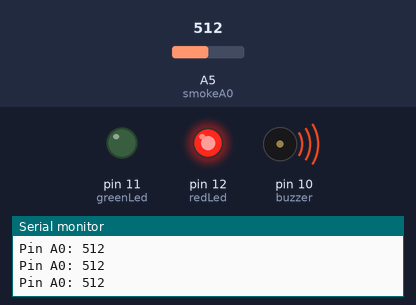
A sketch run on a simulated Arduino Mega 2560, built with avr-gcc and run on an emulated ATmega2560. Parts: output pins drawn as LEDs (lit = HIGH), buzzer (waves = sounding), the last lines printed to the serial monitor. Inputs (shaded band) come from the test bench; at power-on: A5 (smokeA0) = 512.

Above: at 1.2 s.
1.3 s: A5 (smokeA0) set to 315
4.3 s: A5 (smokeA0) set to 286
At 5.5 s:
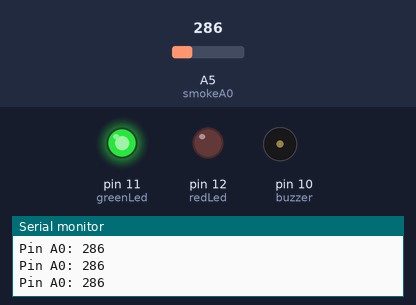
5.9 s: A5 (smokeA0) set to 306
At 6.21 s:
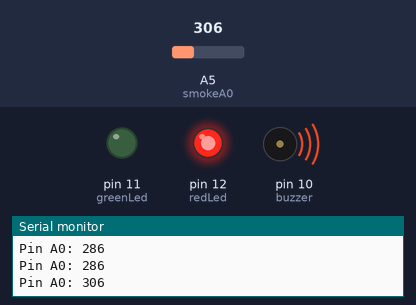
8.9 s: A5 (smokeA0) set to 290
At 9.3 s:
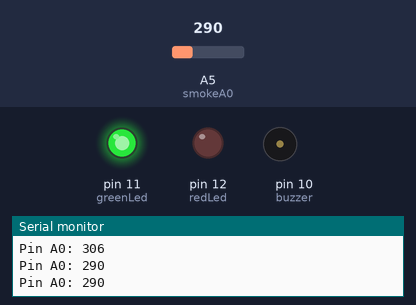
Timing chart, 0 to 11.5 s (numbered marks = the images above; inputs shaded):
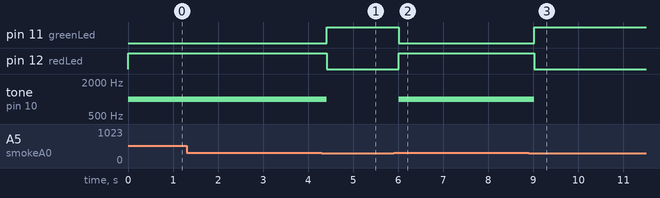

The sketch:

LESSON30_MEGA.ino
```cpp
const int redLed = 12, greenLed = 11, buzzer = 10, smokeA0 = A5;
int sensorThres = 300;

void setup() {
  // put your setup code here, to run once:
  pinMode(redLed, OUTPUT);
  pinMode(greenLed, OUTPUT);
  pinMode(buzzer, OUTPUT);
  pinMode(smokeA0, INPUT);
  Serial.begin(9600);

}

void loop() {
  // put your main code here, to run repeatedly:
  int analogSensor = analogRead(smokeA0);
  Serial.print("Pin A0: ");
  Serial.println(analogSensor);
  if(analogSensor > sensorThres)
  {
    digitalWrite(redLed, HIGH);
    digitalWrite(greenLed, LOW);
    tone(buzzer, 1000, 200);
  }
  else
  {
    digitalWrite(redLed, LOW);
    digitalWrite(greenLed, HIGH);
    noTone(buzzer);
  }
  delay(200);
}
```

Measured:
- the behaviour switches between 301 and 300 on A5 (smokeA0) (found by bisection; images 0 and 1)
- after the input at 4.3 s, pin 11 (greenLed): LOW → HIGH after 0.11 s; pin 12 (redLed): HIGH → LOW after 0.11 s; tone on pin 10 (buzzer): 1000 Hz → silent after 0.11 s
- after the input at 5.9 s, pin 11 (greenLed): HIGH → LOW after 0.11 s; pin 12 (redLed): LOW → HIGH after 0.11 s; tone on pin 10 (buzzer): silent → 1000 Hz after 0.11 s
- after the input at 8.9 s, pin 11 (greenLed): LOW → HIGH after 0.12 s; pin 12 (redLed): HIGH → LOW after 0.12 s; tone on pin 10 (buzzer): 1000 Hz → silent after 0.12 s
